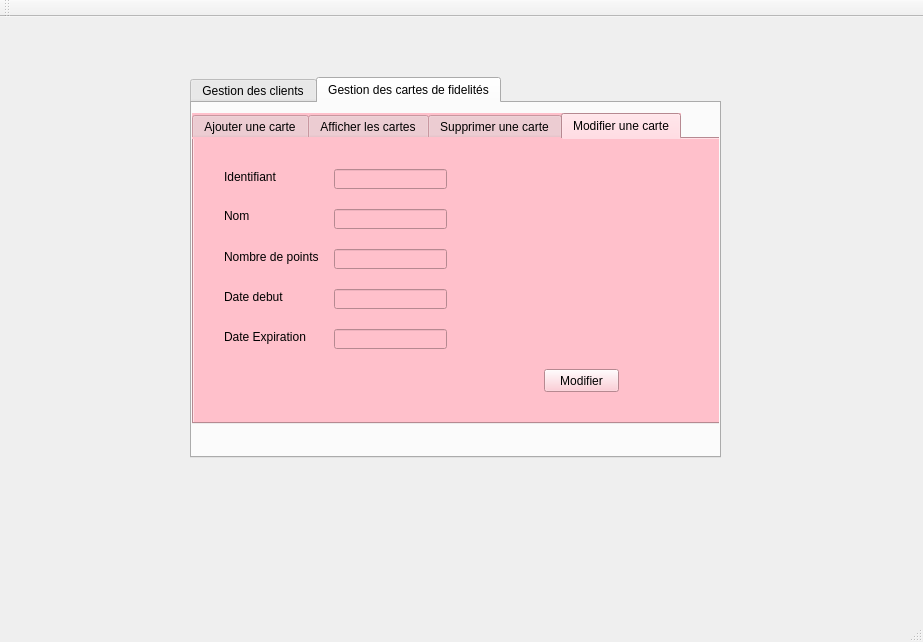
<?xml version="1.0" encoding="UTF-8"?>
<ui version="4.0">
 <class>MainWindow</class>
 <widget class="QMainWindow" name="MainWindow">
  <property name="geometry">
   <rect>
    <x>0</x>
    <y>0</y>
    <width>923</width>
    <height>642</height>
   </rect>
  </property>
  <property name="windowTitle">
   <string>Gestion des étudiants</string>
  </property>
  <widget class="QWidget" name="centralWidget">
   <widget class="QTabWidget" name="tabWidget_2">
    <property name="geometry">
     <rect>
      <x>190</x>
      <y>60</y>
      <width>531</width>
      <height>381</height>
     </rect>
    </property>
    <property name="currentIndex">
     <number>1</number>
    </property>
    <widget class="QWidget" name="tab_4">
     <attribute name="title">
      <string>Gestion des clients</string>
     </attribute>
     <widget class="QTabWidget" name="tabWidget">
      <property name="geometry">
       <rect>
        <x>0</x>
        <y>0</y>
        <width>531</width>
        <height>321</height>
       </rect>
      </property>
      <property name="autoFillBackground">
       <bool>false</bool>
      </property>
      <property name="styleSheet">
       <string notr="true">background-color:pink;</string>
      </property>
      <property name="currentIndex">
       <number>1</number>
      </property>
      <widget class="QWidget" name="tab">
       <attribute name="title">
        <string>Ajouter un client</string>
       </attribute>
       <widget class="QLabel" name="label">
        <property name="geometry">
         <rect>
          <x>20</x>
          <y>30</y>
          <width>61</width>
          <height>16</height>
         </rect>
        </property>
        <property name="text">
         <string>Identifiant</string>
        </property>
       </widget>
       <widget class="QLabel" name="label_2">
        <property name="geometry">
         <rect>
          <x>20</x>
          <y>90</y>
          <width>47</width>
          <height>13</height>
         </rect>
        </property>
        <property name="text">
         <string>Nom</string>
        </property>
       </widget>
       <widget class="QLabel" name="label_3">
        <property name="geometry">
         <rect>
          <x>20</x>
          <y>150</y>
          <width>47</width>
          <height>13</height>
         </rect>
        </property>
        <property name="text">
         <string>Prénom</string>
        </property>
       </widget>
       <widget class="QLineEdit" name="lineEdit_id">
        <property name="geometry">
         <rect>
          <x>130</x>
          <y>30</y>
          <width>113</width>
          <height>20</height>
         </rect>
        </property>
       </widget>
       <widget class="QLineEdit" name="lineEdit_nom">
        <property name="geometry">
         <rect>
          <x>130</x>
          <y>90</y>
          <width>113</width>
          <height>20</height>
         </rect>
        </property>
       </widget>
       <widget class="QLineEdit" name="lineEdit_prenom">
        <property name="geometry">
         <rect>
          <x>130</x>
          <y>150</y>
          <width>113</width>
          <height>20</height>
         </rect>
        </property>
       </widget>
       <widget class="QPushButton" name="pb_ajouter">
        <property name="geometry">
         <rect>
          <x>350</x>
          <y>230</y>
          <width>75</width>
          <height>23</height>
         </rect>
        </property>
        <property name="text">
         <string>Ajouter</string>
        </property>
       </widget>
       <widget class="QLabel" name="label_5">
        <property name="geometry">
         <rect>
          <x>20</x>
          <y>210</y>
          <width>47</width>
          <height>13</height>
         </rect>
        </property>
        <property name="text">
         <string>Adresse</string>
        </property>
       </widget>
       <widget class="QLineEdit" name="lineEdit_prenom_2">
        <property name="geometry">
         <rect>
          <x>130</x>
          <y>210</y>
          <width>113</width>
          <height>20</height>
         </rect>
        </property>
       </widget>
       <widget class="QLabel" name="label_8">
        <property name="geometry">
         <rect>
          <x>-20</x>
          <y>-80</y>
          <width>581</width>
          <height>471</height>
         </rect>
        </property>
        <property name="text">
         <string/>
        </property>
       </widget>
       <zorder>label_8</zorder>
       <zorder>lineEdit_prenom_2</zorder>
       <zorder>label</zorder>
       <zorder>label_3</zorder>
       <zorder>label_2</zorder>
       <zorder>pb_ajouter</zorder>
       <zorder>label_5</zorder>
       <zorder>lineEdit_prenom</zorder>
       <zorder>lineEdit_nom</zorder>
       <zorder>lineEdit_id</zorder>
      </widget>
      <widget class="QWidget" name="tab_2">
       <attribute name="title">
        <string>Afficher les client</string>
       </attribute>
       <widget class="QTableView" name="tabetudiant">
        <property name="geometry">
         <rect>
          <x>10</x>
          <y>10</y>
          <width>441</width>
          <height>211</height>
         </rect>
        </property>
       </widget>
       <widget class="QPushButton" name="Trier2">
        <property name="geometry">
         <rect>
          <x>20</x>
          <y>250</y>
          <width>93</width>
          <height>28</height>
         </rect>
        </property>
        <property name="styleSheet">
         <string notr="true">background-color: qconicalgradient(cx:0.5, cy:0.5, angle:0, stop:0 rgba(35, 40, 3, 255), stop:0.16 rgba(136, 106, 22, 255), stop:0.225 rgba(166, 140, 41, 255), stop:0.285 rgba(204, 181, 74, 255), stop:0.345 rgba(235, 219, 102, 255), stop:0.415 rgba(245, 236, 112, 255), stop:0.52 rgba(209, 190, 76, 255), stop:0.57 rgba(187, 156, 51, 255), stop:0.635 rgba(168, 142, 42, 255), stop:0.695 rgba(202, 174, 68, 255), stop:0.75 rgba(218, 202, 86, 255), stop:0.815 rgba(208, 187, 73, 255), stop:0.88 rgba(187, 156, 51, 255), stop:0.935 rgba(137, 108, 26, 255), stop:1 rgba(35, 40, 3, 255));</string>
        </property>
        <property name="text">
         <string>Trier</string>
        </property>
       </widget>
       <widget class="QLineEdit" name="lineEdit">
        <property name="geometry">
         <rect>
          <x>220</x>
          <y>250</y>
          <width>221</width>
          <height>22</height>
         </rect>
        </property>
       </widget>
      </widget>
      <widget class="QWidget" name="tab_3">
       <attribute name="title">
        <string>Supprimer un client</string>
       </attribute>
       <widget class="QLineEdit" name="lineEdit_id_2">
        <property name="geometry">
         <rect>
          <x>140</x>
          <y>30</y>
          <width>113</width>
          <height>20</height>
         </rect>
        </property>
       </widget>
       <widget class="QLabel" name="label_4">
        <property name="geometry">
         <rect>
          <x>20</x>
          <y>30</y>
          <width>61</width>
          <height>16</height>
         </rect>
        </property>
        <property name="text">
         <string>Identifiant</string>
        </property>
       </widget>
       <widget class="QPushButton" name="pb_supprimer">
        <property name="geometry">
         <rect>
          <x>240</x>
          <y>140</y>
          <width>75</width>
          <height>23</height>
         </rect>
        </property>
        <property name="styleSheet">
         <string notr="true">background-color: qconicalgradient(cx:0.5, cy:0.5, angle:0, stop:0 rgba(35, 40, 3, 255), stop:0.16 rgba(136, 106, 22, 255), stop:0.225 rgba(166, 140, 41, 255), stop:0.285 rgba(204, 181, 74, 255), stop:0.345 rgba(235, 219, 102, 255), stop:0.415 rgba(245, 236, 112, 255), stop:0.52 rgba(209, 190, 76, 255), stop:0.57 rgba(187, 156, 51, 255), stop:0.635 rgba(168, 142, 42, 255), stop:0.695 rgba(202, 174, 68, 255), stop:0.75 rgba(218, 202, 86, 255), stop:0.815 rgba(208, 187, 73, 255), stop:0.88 rgba(187, 156, 51, 255), stop:0.935 rgba(137, 108, 26, 255), stop:1 rgba(35, 40, 3, 255));</string>
        </property>
        <property name="text">
         <string>Supprimer</string>
        </property>
       </widget>
      </widget>
      <widget class="QWidget" name="tab_5">
       <attribute name="title">
        <string>Modifier un client</string>
       </attribute>
       <widget class="QLabel" name="label_9">
        <property name="geometry">
         <rect>
          <x>20</x>
          <y>150</y>
          <width>47</width>
          <height>13</height>
         </rect>
        </property>
        <property name="text">
         <string>Prénom</string>
        </property>
       </widget>
       <widget class="QLabel" name="label_10">
        <property name="geometry">
         <rect>
          <x>20</x>
          <y>30</y>
          <width>61</width>
          <height>16</height>
         </rect>
        </property>
        <property name="text">
         <string>Identifiant</string>
        </property>
       </widget>
       <widget class="QLabel" name="label_11">
        <property name="geometry">
         <rect>
          <x>20</x>
          <y>90</y>
          <width>47</width>
          <height>13</height>
         </rect>
        </property>
        <property name="text">
         <string>Nom</string>
        </property>
       </widget>
       <widget class="QLineEdit" name="lineEdit_id_3">
        <property name="geometry">
         <rect>
          <x>130</x>
          <y>30</y>
          <width>113</width>
          <height>20</height>
         </rect>
        </property>
       </widget>
       <widget class="QLineEdit" name="lineEdit_nom_2">
        <property name="geometry">
         <rect>
          <x>130</x>
          <y>90</y>
          <width>113</width>
          <height>20</height>
         </rect>
        </property>
       </widget>
       <widget class="QLineEdit" name="lineEdit_prenom_3">
        <property name="geometry">
         <rect>
          <x>130</x>
          <y>210</y>
          <width>113</width>
          <height>20</height>
         </rect>
        </property>
       </widget>
       <widget class="QPushButton" name="pb_modifier">
        <property name="geometry">
         <rect>
          <x>350</x>
          <y>230</y>
          <width>75</width>
          <height>23</height>
         </rect>
        </property>
        <property name="styleSheet">
         <string notr="true">background-color: qconicalgradient(cx:0.5, cy:0.5, angle:0, stop:0 rgba(35, 40, 3, 255), stop:0.16 rgba(136, 106, 22, 255), stop:0.225 rgba(166, 140, 41, 255), stop:0.285 rgba(204, 181, 74, 255), stop:0.345 rgba(235, 219, 102, 255), stop:0.415 rgba(245, 236, 112, 255), stop:0.52 rgba(209, 190, 76, 255), stop:0.57 rgba(187, 156, 51, 255), stop:0.635 rgba(168, 142, 42, 255), stop:0.695 rgba(202, 174, 68, 255), stop:0.75 rgba(218, 202, 86, 255), stop:0.815 rgba(208, 187, 73, 255), stop:0.88 rgba(187, 156, 51, 255), stop:0.935 rgba(137, 108, 26, 255), stop:1 rgba(35, 40, 3, 255));</string>
        </property>
        <property name="text">
         <string>Modifier</string>
        </property>
       </widget>
       <widget class="QLabel" name="label_12">
        <property name="geometry">
         <rect>
          <x>20</x>
          <y>210</y>
          <width>47</width>
          <height>13</height>
         </rect>
        </property>
        <property name="text">
         <string>Adresse</string>
        </property>
       </widget>
       <widget class="QLineEdit" name="lineEdit_prenom_4">
        <property name="geometry">
         <rect>
          <x>130</x>
          <y>150</y>
          <width>113</width>
          <height>20</height>
         </rect>
        </property>
       </widget>
      </widget>
     </widget>
     <widget class="QLabel" name="label_7">
      <property name="geometry">
       <rect>
        <x>-16</x>
        <y>-45</y>
        <width>581</width>
        <height>471</height>
       </rect>
      </property>
      <property name="text">
       <string/>
      </property>
     </widget>
     <zorder>label_7</zorder>
     <zorder>tabWidget</zorder>
    </widget>
    <widget class="QWidget" name="tab_6">
     <attribute name="title">
      <string>Gestion des cartes de fidelités</string>
     </attribute>
     <widget class="QTabWidget" name="tabWidget_3">
      <property name="geometry">
       <rect>
        <x>0</x>
        <y>10</y>
        <width>751</width>
        <height>311</height>
       </rect>
      </property>
      <property name="autoFillBackground">
       <bool>false</bool>
      </property>
      <property name="styleSheet">
       <string notr="true">background-color:pink;</string>
      </property>
      <property name="currentIndex">
       <number>3</number>
      </property>
      <widget class="QWidget" name="tab_7">
       <attribute name="title">
        <string>Ajouter une carte</string>
       </attribute>
       <widget class="QLabel" name="label_13">
        <property name="geometry">
         <rect>
          <x>20</x>
          <y>30</y>
          <width>61</width>
          <height>16</height>
         </rect>
        </property>
        <property name="text">
         <string>Identifiant</string>
        </property>
       </widget>
       <widget class="QLabel" name="label_14">
        <property name="geometry">
         <rect>
          <x>30</x>
          <y>80</y>
          <width>47</width>
          <height>13</height>
         </rect>
        </property>
        <property name="text">
         <string>Nom</string>
        </property>
       </widget>
       <widget class="QLineEdit" name="lineEdit_id_4">
        <property name="geometry">
         <rect>
          <x>130</x>
          <y>30</y>
          <width>113</width>
          <height>20</height>
         </rect>
        </property>
       </widget>
       <widget class="QLineEdit" name="lineEdit_nomFidA">
        <property name="geometry">
         <rect>
          <x>130</x>
          <y>80</y>
          <width>113</width>
          <height>20</height>
         </rect>
        </property>
       </widget>
       <widget class="QPushButton" name="pb_ajouter_2">
        <property name="geometry">
         <rect>
          <x>350</x>
          <y>212</y>
          <width>75</width>
          <height>41</height>
         </rect>
        </property>
        <property name="styleSheet">
         <string notr="true">background-color: qconicalgradient(cx:0.5, cy:0.5, angle:0, stop:0 rgba(35, 40, 3, 255), stop:0.16 rgba(136, 106, 22, 255), stop:0.225 rgba(166, 140, 41, 255), stop:0.285 rgba(204, 181, 74, 255), stop:0.345 rgba(235, 219, 102, 255), stop:0.415 rgba(245, 236, 112, 255), stop:0.52 rgba(209, 190, 76, 255), stop:0.57 rgba(187, 156, 51, 255), stop:0.635 rgba(168, 142, 42, 255), stop:0.695 rgba(202, 174, 68, 255), stop:0.75 rgba(218, 202, 86, 255), stop:0.815 rgba(208, 187, 73, 255), stop:0.88 rgba(187, 156, 51, 255), stop:0.935 rgba(137, 108, 26, 255), stop:1 rgba(35, 40, 3, 255));</string>
        </property>
        <property name="text">
         <string>Ajouter</string>
        </property>
       </widget>
       <widget class="QLabel" name="label_19">
        <property name="geometry">
         <rect>
          <x>10</x>
          <y>130</y>
          <width>111</width>
          <height>16</height>
         </rect>
        </property>
        <property name="text">
         <string>Nombre de points</string>
        </property>
       </widget>
       <widget class="QLabel" name="label_20">
        <property name="geometry">
         <rect>
          <x>20</x>
          <y>30</y>
          <width>61</width>
          <height>16</height>
         </rect>
        </property>
        <property name="text">
         <string>Identifiant</string>
        </property>
       </widget>
       <widget class="QLineEdit" name="lineEdit_idFidA">
        <property name="geometry">
         <rect>
          <x>130</x>
          <y>30</y>
          <width>113</width>
          <height>20</height>
         </rect>
        </property>
       </widget>
       <widget class="QLineEdit" name="lineEdit_dateDFidA">
        <property name="geometry">
         <rect>
          <x>130</x>
          <y>170</y>
          <width>113</width>
          <height>20</height>
         </rect>
        </property>
       </widget>
       <widget class="QLineEdit" name="lineEdit_dateEFidA">
        <property name="geometry">
         <rect>
          <x>130</x>
          <y>220</y>
          <width>113</width>
          <height>20</height>
         </rect>
        </property>
       </widget>
       <widget class="QLabel" name="label_22">
        <property name="geometry">
         <rect>
          <x>10</x>
          <y>170</y>
          <width>91</width>
          <height>20</height>
         </rect>
        </property>
        <property name="text">
         <string>Date debut</string>
        </property>
       </widget>
       <widget class="QLineEdit" name="lineEdit_nombreFidA">
        <property name="geometry">
         <rect>
          <x>130</x>
          <y>130</y>
          <width>113</width>
          <height>20</height>
         </rect>
        </property>
       </widget>
       <widget class="QLabel" name="label_23">
        <property name="geometry">
         <rect>
          <x>10</x>
          <y>220</y>
          <width>91</width>
          <height>16</height>
         </rect>
        </property>
        <property name="text">
         <string>Date Expiration</string>
        </property>
       </widget>
       <zorder>label_13</zorder>
       <zorder>label_14</zorder>
       <zorder>lineEdit_id_4</zorder>
       <zorder>lineEdit_nomFidA</zorder>
       <zorder>pb_ajouter_2</zorder>
       <zorder>label_19</zorder>
       <zorder>label_20</zorder>
       <zorder>lineEdit_idFidA</zorder>
       <zorder>lineEdit_dateDFidA</zorder>
       <zorder>lineEdit_dateEFidA</zorder>
       <zorder>label_22</zorder>
       <zorder>lineEdit_nombreFidA</zorder>
       <zorder>label_23</zorder>
       <zorder>label_17</zorder>
      </widget>
      <widget class="QWidget" name="tab_8">
       <attribute name="title">
        <string>Afficher les cartes</string>
       </attribute>
       <widget class="QTableView" name="tabetudiant_2">
        <property name="geometry">
         <rect>
          <x>10</x>
          <y>10</y>
          <width>441</width>
          <height>341</height>
         </rect>
        </property>
       </widget>
       <widget class="QPushButton" name="Trier">
        <property name="geometry">
         <rect>
          <x>20</x>
          <y>250</y>
          <width>93</width>
          <height>28</height>
         </rect>
        </property>
        <property name="styleSheet">
         <string notr="true">background-color: qconicalgradient(cx:0.5, cy:0.5, angle:0, stop:0 rgba(35, 40, 3, 255), stop:0.16 rgba(136, 106, 22, 255), stop:0.225 rgba(166, 140, 41, 255), stop:0.285 rgba(204, 181, 74, 255), stop:0.345 rgba(235, 219, 102, 255), stop:0.415 rgba(245, 236, 112, 255), stop:0.52 rgba(209, 190, 76, 255), stop:0.57 rgba(187, 156, 51, 255), stop:0.635 rgba(168, 142, 42, 255), stop:0.695 rgba(202, 174, 68, 255), stop:0.75 rgba(218, 202, 86, 255), stop:0.815 rgba(208, 187, 73, 255), stop:0.88 rgba(187, 156, 51, 255), stop:0.935 rgba(137, 108, 26, 255), stop:1 rgba(35, 40, 3, 255));</string>
        </property>
        <property name="text">
         <string>Trier</string>
        </property>
       </widget>
      </widget>
      <widget class="QWidget" name="tab_9">
       <attribute name="title">
        <string>Supprimer une carte</string>
       </attribute>
       <widget class="QLineEdit" name="lineEdit_id_5">
        <property name="geometry">
         <rect>
          <x>140</x>
          <y>30</y>
          <width>113</width>
          <height>20</height>
         </rect>
        </property>
       </widget>
       <widget class="QLabel" name="label_18">
        <property name="geometry">
         <rect>
          <x>20</x>
          <y>30</y>
          <width>61</width>
          <height>16</height>
         </rect>
        </property>
        <property name="text">
         <string>Identifiant</string>
        </property>
       </widget>
       <widget class="QPushButton" name="pb_supprimer_2">
        <property name="geometry">
         <rect>
          <x>240</x>
          <y>140</y>
          <width>75</width>
          <height>23</height>
         </rect>
        </property>
        <property name="styleSheet">
         <string notr="true">background-color: qconicalgradient(cx:0.5, cy:0.5, angle:0, stop:0 rgba(35, 40, 3, 255), stop:0.16 rgba(136, 106, 22, 255), stop:0.225 rgba(166, 140, 41, 255), stop:0.285 rgba(204, 181, 74, 255), stop:0.345 rgba(235, 219, 102, 255), stop:0.415 rgba(245, 236, 112, 255), stop:0.52 rgba(209, 190, 76, 255), stop:0.57 rgba(187, 156, 51, 255), stop:0.635 rgba(168, 142, 42, 255), stop:0.695 rgba(202, 174, 68, 255), stop:0.75 rgba(218, 202, 86, 255), stop:0.815 rgba(208, 187, 73, 255), stop:0.88 rgba(187, 156, 51, 255), stop:0.935 rgba(137, 108, 26, 255), stop:1 rgba(35, 40, 3, 255));</string>
        </property>
        <property name="text">
         <string>Supprimer</string>
        </property>
       </widget>
      </widget>
      <widget class="QWidget" name="tab_10">
       <attribute name="title">
        <string>Modifier une carte</string>
       </attribute>
       <widget class="QPushButton" name="pb_modifier_2">
        <property name="geometry">
         <rect>
          <x>350</x>
          <y>230</y>
          <width>75</width>
          <height>23</height>
         </rect>
        </property>
        <property name="styleSheet">
         <string notr="true">background-color: qconicalgradient(cx:0.5, cy:0.5, angle:0, stop:0 rgba(35, 40, 3, 255), stop:0.16 rgba(136, 106, 22, 255), stop:0.225 rgba(166, 140, 41, 255), stop:0.285 rgba(204, 181, 74, 255), stop:0.345 rgba(235, 219, 102, 255), stop:0.415 rgba(245, 236, 112, 255), stop:0.52 rgba(209, 190, 76, 255), stop:0.57 rgba(187, 156, 51, 255), stop:0.635 rgba(168, 142, 42, 255), stop:0.695 rgba(202, 174, 68, 255), stop:0.75 rgba(218, 202, 86, 255), stop:0.815 rgba(208, 187, 73, 255), stop:0.88 rgba(187, 156, 51, 255), stop:0.935 rgba(137, 108, 26, 255), stop:1 rgba(35, 40, 3, 255));</string>
        </property>
        <property name="text">
         <string>Modifier</string>
        </property>
       </widget>
       <widget class="QLabel" name="label_24">
        <property name="geometry">
         <rect>
          <x>30</x>
          <y>110</y>
          <width>111</width>
          <height>16</height>
         </rect>
        </property>
        <property name="text">
         <string>Nombre de points</string>
        </property>
       </widget>
       <widget class="QLabel" name="label_25">
        <property name="geometry">
         <rect>
          <x>30</x>
          <y>30</y>
          <width>61</width>
          <height>16</height>
         </rect>
        </property>
        <property name="text">
         <string>Identifiant</string>
        </property>
       </widget>
       <widget class="QLabel" name="label_26">
        <property name="geometry">
         <rect>
          <x>30</x>
          <y>70</y>
          <width>47</width>
          <height>13</height>
         </rect>
        </property>
        <property name="text">
         <string>Nom</string>
        </property>
       </widget>
       <widget class="QLineEdit" name="lineEdit_idFidA_2">
        <property name="geometry">
         <rect>
          <x>140</x>
          <y>30</y>
          <width>113</width>
          <height>20</height>
         </rect>
        </property>
       </widget>
       <widget class="QLineEdit" name="lineEdit_nomFidA_2">
        <property name="geometry">
         <rect>
          <x>140</x>
          <y>70</y>
          <width>113</width>
          <height>20</height>
         </rect>
        </property>
       </widget>
       <widget class="QLineEdit" name="lineEdit_dateDFidA_2">
        <property name="geometry">
         <rect>
          <x>140</x>
          <y>150</y>
          <width>113</width>
          <height>20</height>
         </rect>
        </property>
       </widget>
       <widget class="QLineEdit" name="lineEdit_dateEFid_2">
        <property name="geometry">
         <rect>
          <x>140</x>
          <y>190</y>
          <width>113</width>
          <height>20</height>
         </rect>
        </property>
       </widget>
       <widget class="QLabel" name="label_27">
        <property name="geometry">
         <rect>
          <x>30</x>
          <y>150</y>
          <width>91</width>
          <height>16</height>
         </rect>
        </property>
        <property name="text">
         <string>Date debut</string>
        </property>
       </widget>
       <widget class="QLineEdit" name="lineEdit_nombreFidA_2">
        <property name="geometry">
         <rect>
          <x>140</x>
          <y>110</y>
          <width>113</width>
          <height>20</height>
         </rect>
        </property>
       </widget>
       <widget class="QLabel" name="label_28">
        <property name="geometry">
         <rect>
          <x>30</x>
          <y>190</y>
          <width>91</width>
          <height>16</height>
         </rect>
        </property>
        <property name="text">
         <string>Date Expiration</string>
        </property>
       </widget>
      </widget>
     </widget>
    </widget>
   </widget>
   <zorder>tabWidget_2</zorder>
   <zorder>tabWidget_3</zorder>
  </widget>
  <widget class="QMenuBar" name="menuBar">
   <property name="geometry">
    <rect>
     <x>0</x>
     <y>0</y>
     <width>923</width>
     <height>26</height>
    </rect>
   </property>
  </widget>
  <widget class="QToolBar" name="mainToolBar">
   <attribute name="toolBarArea">
    <enum>TopToolBarArea</enum>
   </attribute>
   <attribute name="toolBarBreak">
    <bool>false</bool>
   </attribute>
  </widget>
  <widget class="QStatusBar" name="statusBar"/>
 </widget>
 <layoutdefault spacing="6" margin="11"/>
 <resources/>
 <connections/>
</ui>
